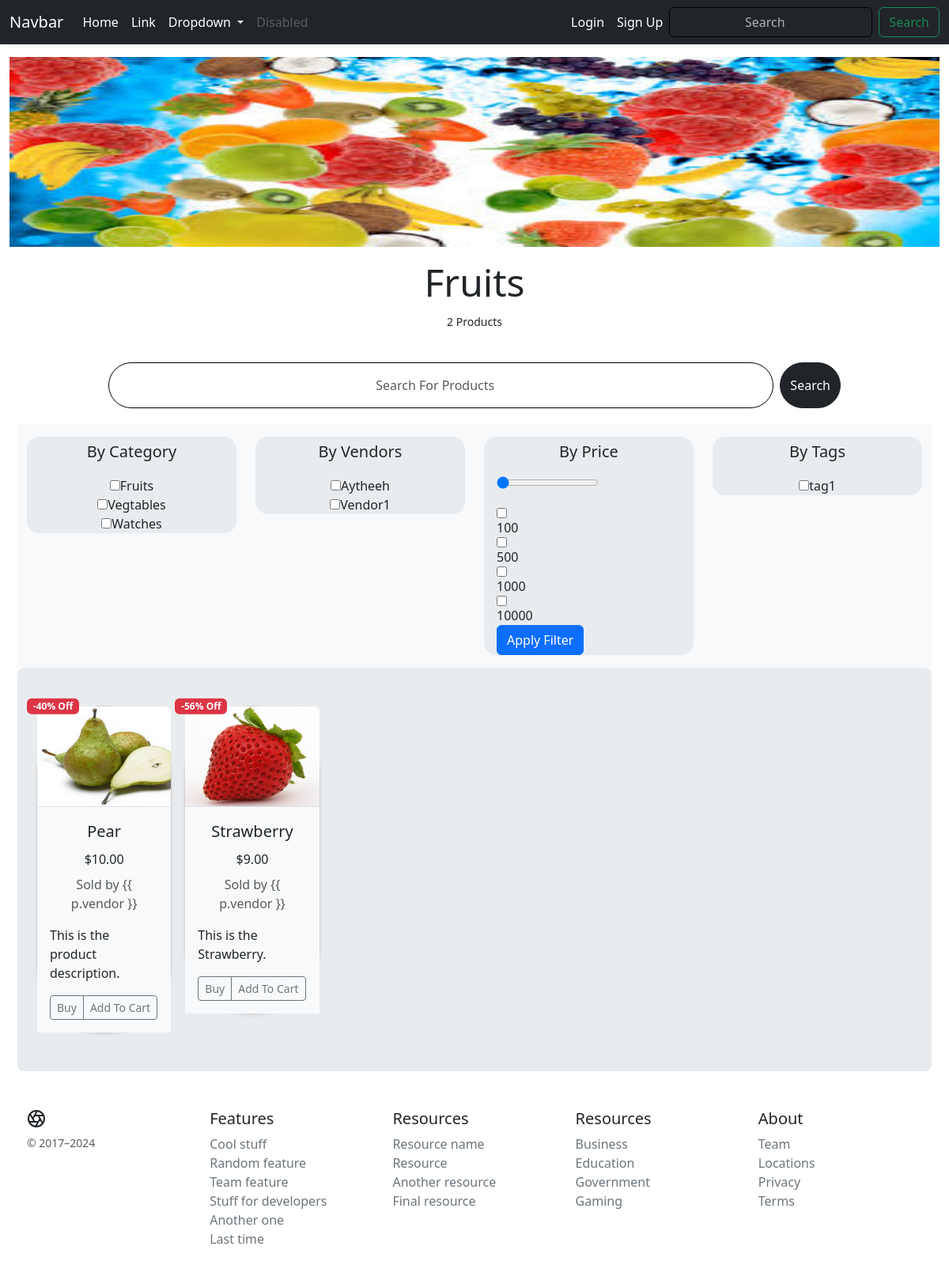
Page /category/catgf1e54ecae/ on the committed database.
### core/models.py (models this page shows, shortened)
class Category(models.Model):
    cid = ShortUUIDField(unique=True, length=10, max_length=20,
                         prefix='cat', alphabet='abcdefgh12345')
    title = models.CharField(max_length=100)
    image = models.ImageField(upload_to='Category', default='category.jpg')
    class Meta:
        verbose_name_plural = "Categories"

class Vendor(models.Model):
    vid = ShortUUIDField(unique=True, length=10, max_length=20,
                         prefix="ven", alphabet="abcdefgh12345")
    title = models.CharField(max_length=100, default='DefaultVendorName')
    image = models.ImageField(
        upload_to=user_directory_path, default='category.jpg')
    description = models.TextField(
        null=True, blank=True, default="This is the product description.")
    user = models.ForeignKey(User, on_delete=models.SET_NULL, null=True)
    address = models.CharField(max_length=100, default="123 Main St")
    contact = models.CharField(max_length=100, default="+91 999000")
    chat_response_time = models.CharField(max_length=100, default="100")
    shipping_on_time = models.CharField(max_length=100, default="100")
    authentic_rating = models.CharField(max_length=100, default="100")
    days_return = models.CharField(max_length=100, default="100")
    warrenty_period = models.CharField(max_length=100, default="100")
    class Meta:
        verbose_name_plural = "Vendors"

class Product(models.Model):
    pid = ShortUUIDField(unique=True, length=10,
                         max_length=20, alphabet='abcdefgh12345')
    title = models.CharField(max_length=100)
    image = models.ImageField(upload_to=user_directory_path)
    description = models.TextField(
        null=True, blank=True, default="This is the product description.")
    user = models.ForeignKey(User, on_delete=models.SET_NULL, null=True)
    category = models.ForeignKey(
        Category, on_delete=models.SET_NULL, null=True)
    vendor = models.ForeignKey(Vendor, on_delete=models.SET_NULL, null=True)
    price = models.DecimalField(
        max_digits=9999999, decimal_places=2, default="1.99")
    old_price = models.DecimalField(
        max_digits=9999999, decimal_places=2, default="2.99")
    specifications = models.TextField(null=True, blank=True)
    tags = TaggableManager(blank=True)
    product_status = models.CharField(
        choices=STATUS, max_length=10, default="in_review")
    status = models.BooleanField(default=True)
    in_stock = models.BooleanField(default=True)
    featured = models.BooleanField(default=False)
    digital = models.BooleanField(default=False)
    sku = ShortUUIDField(unique=True, length=4,
                         max_length=10, alphabet='1234567890')
    date = models.DateTimeField(auto_now_add=True)
    updated = models.DateTimeField(null=True, blank=True)
    class Meta:
        verbose_name_plural = "Products"
    def get_percentage(self):
        new_price = (self.price / self.old_price) * 100
        return new_price

### core/views.py (the view)
# urls.py: path('category/<cid>/', views.products_in_category_view,
def products_in_category_view(request, cid):
    category = get_object_or_404(Category, cid=cid)
    products_in_category = Product.objects.filter(
        category=category, product_status='published')
    context = {
        'products_in_category': products_in_category,
        'category': category,
    }
    return render(request, 'core/products_in_category.html', context=context)

### core/context_processors.py (called while the page is built)
def default(request):
    categories_context = Category.objects.all()
    vendors_context=Vendor.objects.all()
    address = []
    return {
        'categories_context': categories_context,
        'vendors_context': vendors_context,
    }

### Templates/core/products_in_category.html (shortened to what this page needs)
{% extends 'core/base.html' %}
{% block content %}
{%load static %}
<div class="container-fluid m-0 my-3">
    <img class="img-fluid w-100" style="height: 30vh;background-position: center; background-size: contain;"
        src="{{category.image.url}}" alt="">
</div>
<div class="container mb-4">
    <p class="display-5 text-center my-0 py-0">{{category.title}}</p>
    <p class=" text-center text-success my-0 py-2 text-dark"><small>{{products_in_category.count}}
            Product{{products_in_category.count|pluralize}}</small></p>
</div>
<div class="container m-2 mx-auto">
    <div class="row justify-content-center rounded-pill ">
        <div class="col-lg-10 py-lg-2 py-md-2 py-sm-1 py-1">
            <form class="d-flex" role="search">
                <input class="form-control rounded-pill py-lg-3 py-md-3 py-sm-3 py-3 me-2" type="search"
                    placeholder="Search For Products" aria-label="Search">
                <button class="btn btn-dark rounded-pill" type="submit">Search</button>
            </form>
        </div>
    </div>
</div>
<div class="container m-1 p-1 mx-auto">
    <div class="row justify-content-center align-items-stretch">
        <div class="col-lg-3 col-md-6 d-flex flex-column bg-body-tertiary">
            <div class="rounded-4  my-3 text-center align-items-center border-2 bg-body-secondary">
                <p class="lead text-center pt-1">By Category</p>
                <form>
                    {% for c in categories_context %}
                    <input type="checkbox" name="" value="{{c.id}}" id="">{{c.title}}<br>
                    {% endfor %}
                </form>
            </div>
        </div>
        <div class="col-lg-3 col-md-6 d-flex flex-column bg-body-tertiary">
            <div class="rounded-4  my-3 text-center align-items-center border-2 bg-body-secondary">
                <p class="lead text-center pt-1">By Vendors</p>
                <form>
                    {% for v in vendors_context %}
                    <input type="checkbox" name="" value="{{v.id}}" id="">{{v.title}}<br>
                    {% endfor %}
                </form>
            </div>
        </div>
        <div class="col-lg-3 col-md-6 d-flex flex-column bg-body-tertiary">
            <div
                class=" rounded-4 my-3 text-center align-items-center justify-content-center border-2 bg-body-secondary">
                <p class="lead text-center pt-1">By Price</p>
                <form action="">
                    <div class="d-flex flex-column align-items-start ms-3 ">
                        <input type="range" class="" min="1" max="999999" value="0" name="" id=""><br>
                        <input type="checkbox" value="100" name="price" id="">100<br>
                        <input type="checkbox" value="500" name="price" id="">500<br>
                        <input type="checkbox" value="1000" name="price" id="">1000<br>
                        <input type="checkbox" value="10000" name="price" id="">10000<br>
                        <input type="submit" class="btn btn-primary" value="Apply Filter" name="" id="">
                    </div>
                </form>
            </div>
        </div>
        <div class="col-lg-3 col-md-6 d-flex flex-column bg-body-tertiary">
            <div class="rounded-4 my-3 text-center align-items-center border-2 bg-body-secondary">
                <p class="lead text-center pt-1">By Tags</p>
                <form>
                    <input type="checkbox" name="" value="" id="">tag1<br>
                </form>
            </div>
        </div>
        <div class="col-lg-12 col-md-12 bg-body-secondary rounded-3">
            <div class="album py-5">
                <div class="container">
                    {% if products_in_category %}
                    <div class="row row-cols-1 row-cols-sm-2 row-cols-md-3 g-3">
                        {% for p in products_in_category %}
                        <div class="col-xl-2 col-lg-3 col-md-4 col-sm-6">
                            <div class="card shadow-sm border-1 rounded-pill rounded-3" style="max-width: 250px;">
                                <div class="position-absolute top-0 start-0 translate-middle badge bg-danger"
                                    style="z-index: 1; margin-left: 20px;">
                                    -{{ p.get_percentage|floatformat:0 }}% Off
                                </div>
                                <a href="{% url 'core:product-details' p.pid %}" class="text-decoration-none text-dark">
                                    <div class="ratio ratio-4x3">
                                        <img src="{{ p.image.url }}"
                                            class="bd-placeholder-img card-img-top img-responsive border-1 border-bottom rounded-top"
                                            width="100%" height="100%" role="img" preserveAspectRatio="xMidYMid slice"
                                            focusable="false">
                                    </div>
                                </a>
                                <div class="card-body bg-body-tertiary">
                                    <a href="{% url 'core:product-details' p.pid %}"
                                        class="text-decoration-none text-dark">
                                        <p class="card-title text-center fs-5">{{ p.title }}</p>
                                    </a>
                                    <p class="card-title text-center fs-6">${{ p.price }}</p>
                                    <p class="card-text text-center"><small class="text-body-secondary fs-6">Sold by {{
                                            p.vendor }}</small></p>
                                    <p class="card-text">{{ p.description }}</p>
                                    <div class="d-flex justify-content-between align-items-center">
                                        <div class="btn-group bg-body-tertiary">
                                            <button type="button" class="btn btn-sm btn-outline-secondary">Buy</button>
                                            <button type="button" class="btn btn-sm btn-outline-secondary">Add To
                                                Cart</button>
                                        </div>
                                    </div>
                                </div>
                            </div>
                        </div>
                        {% endfor %}
                    </div>
                    {% endif %}
                </div>
            </div>
        </div>
        {%endblock content%}

### static/css/styles.css (style rules this page uses)
.card { transition: transform 0.3s, box-shadow 0.3s; border-radius: 15px; }
.btn { transition: color 0.3s; }
.form-control { border-color: black; }
input::placeholder { text-align: center; }

### rows in the picture
Category: image (picture), title "Fruits"
Category: title "Vegtables"
Category: title "Watches"
Vendor: title "Aytheeh"
Vendor: title "Vendor1"
Product: get_percentage "40", image (picture), title "Pear", price "10.00", description "This is the product description."
Product: get_percentage "56", image (picture), title "Strawberry", price "9.00", description "This is the Strawberry."

### other values in the picture
{{ products_in_category.count }} "2"
